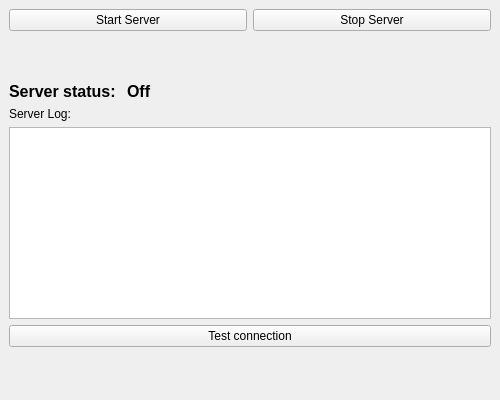
<?xml version="1.0" encoding="UTF-8"?>
<ui version="4.0">
 <class>MainServerWindow</class>
 <widget class="QMainWindow" name="MainServerWindow">
  <property name="geometry">
   <rect>
    <x>0</x>
    <y>0</y>
    <width>500</width>
    <height>400</height>
   </rect>
  </property>
  <property name="windowTitle">
   <string>MainServerWindow</string>
  </property>
  <widget class="QWidget" name="centralwidget">
   <layout class="QVBoxLayout" name="verticalLayout_2">
    <item>
     <layout class="QHBoxLayout" name="horizontalLayout_2">
      <item>
       <widget class="QPushButton" name="btnStartServer">
        <property name="text">
         <string>Start Server</string>
        </property>
       </widget>
      </item>
      <item>
       <widget class="QPushButton" name="btnStopServer">
        <property name="text">
         <string>Stop Server</string>
        </property>
       </widget>
      </item>
     </layout>
    </item>
    <item>
     <spacer name="verticalSpacer">
      <property name="orientation">
       <enum>Qt::Vertical</enum>
      </property>
      <property name="sizeHint" stdset="0">
       <size>
        <width>20</width>
        <height>30</height>
       </size>
      </property>
     </spacer>
    </item>
    <item>
     <layout class="QHBoxLayout" name="horizontalLayout">
      <item>
       <widget class="QLabel" name="label">
        <property name="font">
         <font>
          <pointsize>12</pointsize>
          <weight>75</weight>
          <bold>true</bold>
         </font>
        </property>
        <property name="text">
         <string>Server status: </string>
        </property>
       </widget>
      </item>
      <item>
       <widget class="QLabel" name="lblServerStatus">
        <property name="font">
         <font>
          <pointsize>12</pointsize>
          <weight>75</weight>
          <bold>true</bold>
         </font>
        </property>
        <property name="text">
         <string>Off</string>
        </property>
       </widget>
      </item>
      <item>
       <spacer name="horizontalSpacer">
        <property name="orientation">
         <enum>Qt::Horizontal</enum>
        </property>
        <property name="sizeHint" stdset="0">
         <size>
          <width>40</width>
          <height>20</height>
         </size>
        </property>
       </spacer>
      </item>
     </layout>
    </item>
    <item>
     <layout class="QVBoxLayout" name="verticalLayout">
      <item>
       <widget class="QLabel" name="label_3">
        <property name="text">
         <string>Server Log:</string>
        </property>
       </widget>
      </item>
      <item>
       <widget class="QTextEdit" name="txtServerLog"/>
      </item>
     </layout>
    </item>
    <item>
     <widget class="QPushButton" name="btnTestConnection">
      <property name="text">
       <string>Test connection</string>
      </property>
     </widget>
    </item>
    <item>
     <spacer name="verticalSpacer_2">
      <property name="orientation">
       <enum>Qt::Vertical</enum>
      </property>
      <property name="sizeHint" stdset="0">
       <size>
        <width>20</width>
        <height>28</height>
       </size>
      </property>
     </spacer>
    </item>
   </layout>
  </widget>
 </widget>
 <resources/>
 <connections/>
</ui>
